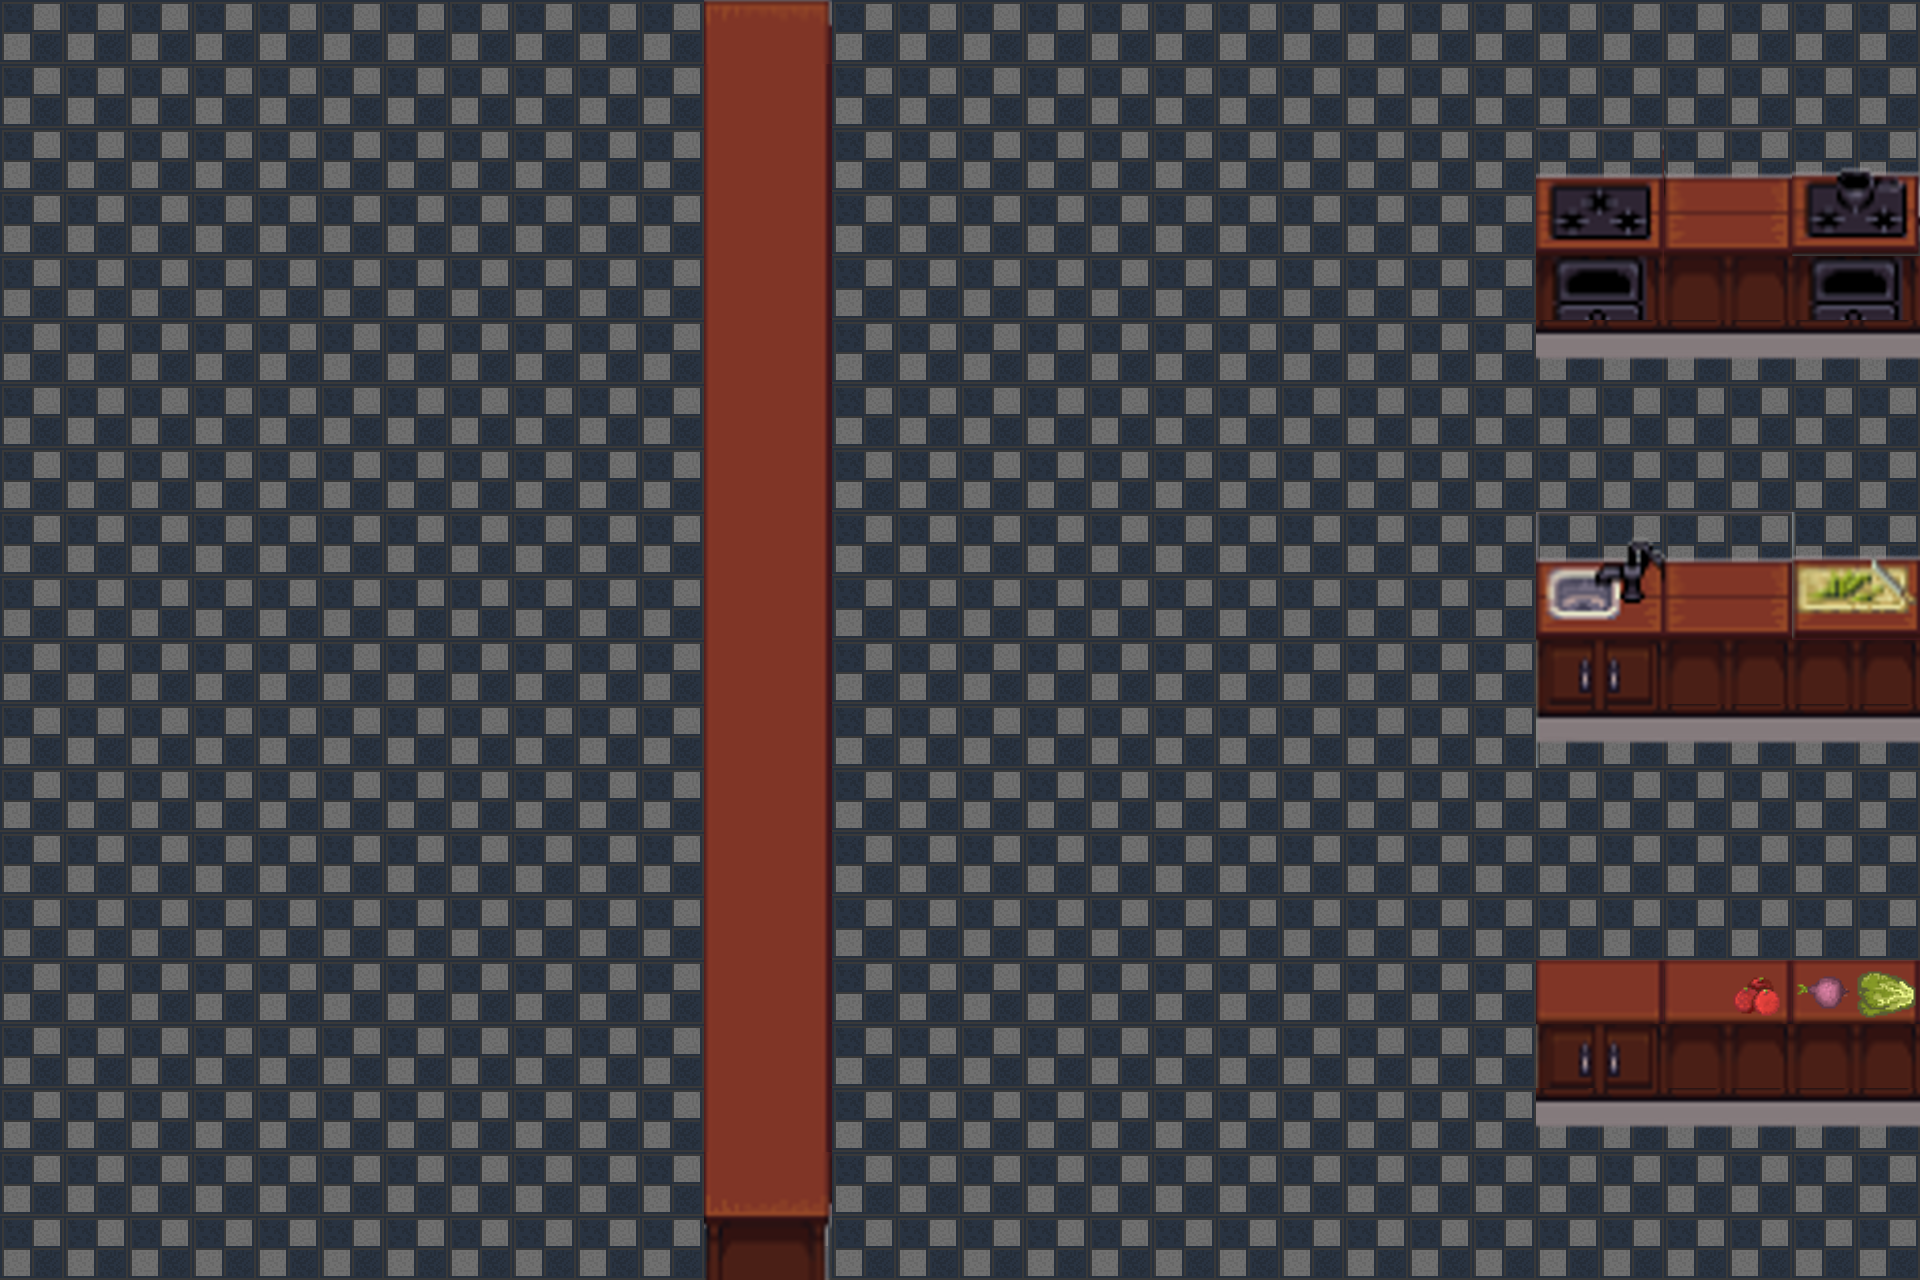

A 2D game scene composited from a Tiled map and its tileset images. What follows is a short description and the map's XML, with every tile layer's data as written:
An orthogonal 30x20 tile map with 64x64 px tiles, 3 tile layers (Floor, Counter, CounterTop), 3 tilesets and 9 objects.

<map version="1.9" tiledversion="1.9.2" orientation="orthogonal" renderorder="right-down" width="30" height="20" tilewidth="64" tileheight="64" infinite="0" nextlayerid="13" nextobjectid="25">
 <tileset firstgid="1" source="FloorSet.tsx" />
 <tileset firstgid="33" source="pic1.tsx" />
 <tileset firstgid="1057" source="FoodSet.tsx" />
 <layer id="1" name="Floor" width="30" height="20" locked="1">
  <data encoding="csv">
4,4,4,4,4,4,4,4,4,4,4,4,4,4,4,4,4,4,4,4,4,4,4,4,4,4,4,4,4,4,
4,4,4,4,4,4,4,4,4,4,4,4,4,4,4,4,4,4,4,4,4,4,4,4,4,4,4,4,4,4,
4,4,4,4,4,4,4,4,4,4,4,4,4,4,4,4,4,4,4,4,4,4,4,4,4,4,4,4,4,4,
4,4,4,4,4,4,4,4,4,4,4,4,4,4,4,4,4,4,4,4,4,4,4,4,4,4,4,4,4,4,
4,4,4,4,4,4,4,4,4,4,4,4,4,4,4,4,4,4,4,4,4,4,4,4,4,4,4,4,4,4,
4,4,4,4,4,4,4,4,4,4,4,4,4,4,4,4,4,4,4,4,4,4,4,4,4,4,4,4,4,4,
4,4,4,4,4,4,4,4,4,4,4,4,4,4,4,4,4,4,4,4,4,4,4,4,4,4,4,4,4,4,
4,4,4,4,4,4,4,4,4,4,4,4,4,4,4,4,4,4,4,4,4,4,4,4,4,4,4,4,4,4,
4,4,4,4,4,4,4,4,4,4,4,4,4,4,4,4,4,4,4,4,4,4,4,4,4,4,4,4,4,4,
4,4,4,4,4,4,4,4,4,4,4,4,4,4,4,4,4,4,4,4,4,4,4,4,4,4,4,4,4,4,
4,4,4,4,4,4,4,4,4,4,4,4,4,4,4,4,4,4,4,4,4,4,4,4,4,4,4,4,4,4,
4,4,4,4,4,4,4,4,4,4,4,4,4,4,4,4,4,4,4,4,4,4,4,4,4,4,4,4,4,4,
4,4,4,4,4,4,4,4,4,4,4,4,4,4,4,4,4,4,4,4,4,4,4,4,4,4,4,4,4,4,
4,4,4,4,4,4,4,4,4,4,4,4,4,4,4,4,4,4,4,4,4,4,4,4,4,4,4,4,4,4,
4,4,4,4,4,4,4,4,4,4,4,4,4,4,4,4,4,4,4,4,4,4,4,4,4,4,4,4,4,4,
4,4,4,4,4,4,4,4,4,4,4,4,4,4,4,4,4,4,4,4,4,4,4,4,4,4,4,4,4,4,
4,4,4,4,4,4,4,4,4,4,4,4,4,4,4,4,4,4,4,4,4,4,4,4,4,4,4,4,4,4,
4,4,4,4,4,4,4,4,4,4,4,4,4,4,4,4,4,4,4,4,4,4,4,4,4,4,4,4,4,4,
4,4,4,4,4,4,4,4,4,4,4,4,4,4,4,4,4,4,4,4,4,4,4,4,4,4,4,4,4,4,
4,4,4,4,4,4,4,4,4,4,4,4,4,4,4,4,4,4,4,4,4,4,4,4,4,4,4,4,4,4
</data>
 </layer>
 <layer id="5" name="Counter" width="30" height="20" locked="1">
  <data encoding="csv">
0,0,0,0,0,0,0,0,0,0,0,237,238,0,0,0,0,0,0,0,0,0,0,0,0,0,0,0,0,0,
0,0,0,0,0,0,0,0,0,0,0,267,268,0,0,0,0,0,0,0,0,0,0,0,0,0,0,0,0,0,
0,0,0,0,0,0,0,0,0,0,0,267,268,0,0,0,0,0,0,0,0,0,0,0,233,234,231,232,361,362,
0,0,0,0,0,0,0,0,0,0,0,267,268,0,0,0,0,0,0,0,0,0,0,0,265,266,263,264,393,394,
0,0,0,0,0,0,0,0,0,0,0,267,268,0,0,0,0,0,0,0,0,0,0,0,297,298,295,296,297,298,
0,0,0,0,0,0,0,0,0,0,0,267,268,0,0,0,0,0,0,0,0,0,0,0,326,326,326,326,326,326,
0,0,0,0,0,0,0,0,0,0,0,267,268,0,0,0,0,0,0,0,0,0,0,0,0,0,0,0,0,0,
0,0,0,0,0,0,0,0,0,0,0,267,268,0,0,0,0,0,0,0,0,0,0,0,0,0,0,0,0,0,
0,0,0,0,0,0,0,0,0,0,0,267,268,0,0,0,0,0,0,0,0,0,0,0,229,230,231,232,357,358,
0,0,0,0,0,0,0,0,0,0,0,267,268,0,0,0,0,0,0,0,0,0,0,0,261,262,263,264,389,390,
0,0,0,0,0,0,0,0,0,0,0,267,268,0,0,0,0,0,0,0,0,0,0,0,293,294,295,296,295,296,
0,0,0,0,0,0,0,0,0,0,0,267,268,0,0,0,0,0,0,0,0,0,0,0,325,326,326,326,326,326,
0,0,0,0,0,0,0,0,0,0,0,267,268,0,0,0,0,0,0,0,0,0,0,0,0,0,0,0,0,0,
0,0,0,0,0,0,0,0,0,0,0,267,268,0,0,0,0,0,0,0,0,0,0,0,0,0,0,0,0,0,
0,0,0,0,0,0,0,0,0,0,0,267,268,0,0,0,0,0,0,0,0,0,0,0,0,0,0,0,0,0,
0,0,0,0,0,0,0,0,0,0,0,267,268,0,0,0,0,0,0,0,0,0,0,0,457,458,457,458,457,458,
0,0,0,0,0,0,0,0,0,0,0,267,268,0,0,0,0,0,0,0,0,0,0,0,293,294,295,296,295,296,
0,0,0,0,0,0,0,0,0,0,0,267,268,0,0,0,0,0,0,0,0,0,0,0,326,326,326,326,326,326,
0,0,0,0,0,0,0,0,0,0,0,269,270,0,0,0,0,0,0,0,0,0,0,0,0,0,0,0,0,0,
0,0,0,0,0,0,0,0,0,0,0,301,302,0,0,0,0,0,0,0,0,0,0,0,0,0,0,0,0,0
</data>
 </layer>
 <layer id="8" name="CounterTop" width="30" height="20" locked="1">
  <data encoding="csv">
0,0,0,0,0,0,0,0,0,0,0,0,0,0,0,0,0,0,0,0,0,0,0,0,0,0,0,0,0,0,
0,0,0,0,0,0,0,0,0,0,0,0,0,0,0,0,0,0,0,0,0,0,0,0,0,0,0,0,0,0,
0,0,0,0,0,0,0,0,0,0,0,0,0,0,0,0,0,0,0,0,0,0,0,0,0,0,0,0,0,0,
0,0,0,0,0,0,0,0,0,0,0,0,0,0,0,0,0,0,0,0,0,0,0,0,0,0,0,0,0,0,
0,0,0,0,0,0,0,0,0,0,0,0,0,0,0,0,0,0,0,0,0,0,0,0,0,0,0,0,0,0,
0,0,0,0,0,0,0,0,0,0,0,0,0,0,0,0,0,0,0,0,0,0,0,0,0,0,0,0,0,0,
0,0,0,0,0,0,0,0,0,0,0,0,0,0,0,0,0,0,0,0,0,0,0,0,0,0,0,0,0,0,
0,0,0,0,0,0,0,0,0,0,0,0,0,0,0,0,0,0,0,0,0,0,0,0,0,0,0,0,0,0,
0,0,0,0,0,0,0,0,0,0,0,0,0,0,0,0,0,0,0,0,0,0,0,0,0,0,0,0,0,0,
0,0,0,0,0,0,0,0,0,0,0,0,0,0,0,0,0,0,0,0,0,0,0,0,0,0,0,0,0,0,
0,0,0,0,0,0,0,0,0,0,0,0,0,0,0,0,0,0,0,0,0,0,0,0,0,0,0,0,0,0,
0,0,0,0,0,0,0,0,0,0,0,0,0,0,0,0,0,0,0,0,0,0,0,0,0,0,0,0,0,0,
0,0,0,0,0,0,0,0,0,0,0,0,0,0,0,0,0,0,0,0,0,0,0,0,0,0,0,0,0,0,
0,0,0,0,0,0,0,0,0,0,0,0,0,0,0,0,0,0,0,0,0,0,0,0,0,0,0,0,0,0,
0,0,0,0,0,0,0,0,0,0,0,0,0,0,0,0,0,0,0,0,0,0,0,0,0,0,0,0,0,0,
0,0,0,0,0,0,0,0,0,0,0,0,0,0,0,0,0,0,0,0,0,0,0,0,0,0,0,1063,1610613795,1060,
0,0,0,0,0,0,0,0,0,0,0,0,0,0,0,0,0,0,0,0,0,0,0,0,0,0,0,0,0,0,
0,0,0,0,0,0,0,0,0,0,0,0,0,0,0,0,0,0,0,0,0,0,0,0,0,0,0,0,0,0,
0,0,0,0,0,0,0,0,0,0,0,0,0,0,0,0,0,0,0,0,0,0,0,0,0,0,0,0,0,0,
0,0,0,0,0,0,0,0,0,0,0,0,0,0,0,0,0,0,0,0,0,0,0,0,0,0,0,0,0,0
</data>
 </layer>
 <objectgroup id="7" name="Obstacles" locked="1">
  <object id="3" x="1536" y="152" width="384" height="185.334" />
  <object id="7" x="1536" y="538.667" width="384" height="182.666" />
  <object id="8" x="1536" y="952" width="381.333" height="153.334" />
  <object id="12" x="704" y="0" width="128" height="1280" />
  <object id="13" x="2150" y="44" />
 </objectgroup>
 <objectgroup id="10" name="Equipment" locked="1">
  <object id="21" x="1793.33" y="178.667" width="126.667" height="254.667" />
  <object id="22" x="1792" y="576" width="128" height="256" />
  <object id="24" x="1536" y="177.916" width="128" height="256" />
 </objectgroup>
 <objectgroup id="9" name="Food" locked="1">
  <object id="20" x="1733.33" y="960" width="186.667" height="253.333" />
 </objectgroup>
</map>